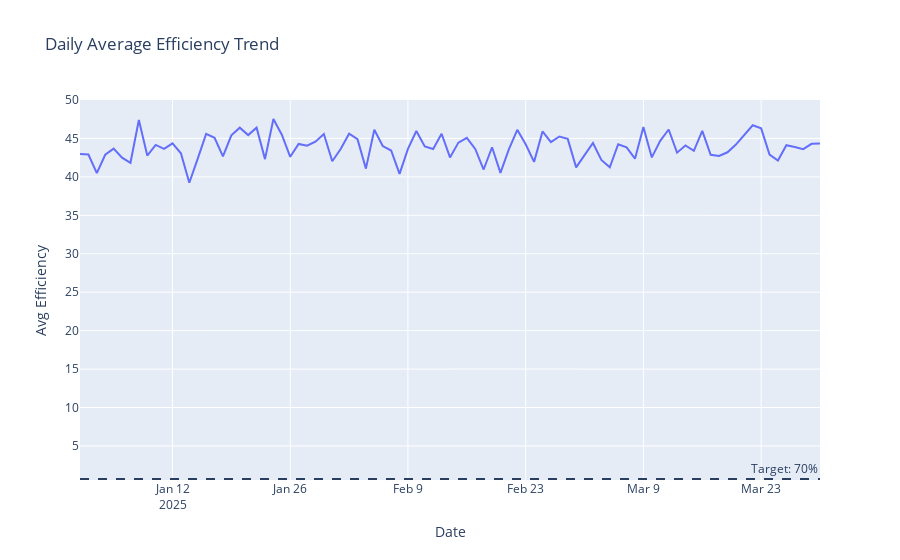

Notebook source saved alongside this figure:
### Markdown cell above
<a id="testing"></a>
## 3. Component Testing

Testing the visualizations that will be used in the Streamlit dashboard.

### Code cell
# Test: Efficiency trend chart
fig = px.line(
    daily_metrics,
    x='date',
    y='avg_efficiency',
    title='Daily Average Efficiency Trend',
    labels={'avg_efficiency': 'Avg Efficiency', 'date': 'Date'}
)
fig.add_hline(y=0.7, line_dash="dash", annotation_text="Target: 70%")
fig.show()

### Figure 1 — Plotly figure (JSON) as saved in the notebook; plotly's stock layout.template omitted (floating-point values rounded to 4 significant figures)
{"data": [{"hovertemplate": "Date=%{x}<br>Avg Efficiency=%{y}<extra></extra>", "legendgroup": "", "line": {"color": "#636efa", "dash": "solid"}, "marker": {"symbol": "circle"}, "mode": "lines", "name": "", "orientation": "v", "showlegend": false, "type": "scatter", "x": ["2025-01-01", "2025-01-02", "2025-01-03", "2025-01-04", "2025-01-05", "2025-01-06", "2025-01-07", "2025-01-08", "2025-01-09", "2025-01-10", "2025-01-11", "2025-01-12", "2025-01-13", "2025-01-14", "2025-01-15", "2025-01-16", "2025-01-17", "2025-01-18", "2025-01-19", "2025-01-20", "2025-01-21", "2025-01-22", "2025-01-23", "2025-01-24", "2025-01-25", "2025-01-26", "2025-01-27", "2025-01-28", "2025-01-29", "2025-01-30", "2025-01-31", "2025-02-01", "2025-02-02", "2025-02-03", "2025-02-04", "2025-02-05", "2025-02-06", "2025-02-07", "2025-02-08", "2025-02-09", "2025-02-10", "2025-02-11", "2025-02-12", "2025-02-13", "2025-02-14", "2025-02-15", "2025-02-16", "2025-02-17", "2025-02-18", "2025-02-19", "2025-02-20", "2025-02-21", "2025-02-22", "2025-02-23", "2025-02-24", "2025-02-25", "2025-02-26", "2025-02-27", "2025-02-28", "2025-03-01", "2025-03-02", "2025-03-03", "2025-03-04", "2025-03-05", "2025-03-06", "2025-03-07", "2025-03-08", "2025-03-09", "2025-03-10", "2025-03-11", "2025-03-12", "2025-03-13", "2025-03-14", "2025-03-15", "2025-03-16", "2025-03-17", "2025-03-18", "2025-03-19", "2025-03-20", "2025-03-21", "2025-03-22", "2025-03-23", "2025-03-24", "2025-03-25", "2025-03-26", "2025-03-27", "2025-03-28", "2025-03-29", "2025-03-30"], "xaxis": "x", "y": [42.97, 42.9, 40.48, 42.88, 43.67, 42.49, 41.83, 47.39, 42.77, 44.15, 43.63, 44.36, 43.07, 39.23, 42.38, 45.6, 45.08, 42.65, 45.4, 46.4, 45.44, 46.4, 42.31, 47.53, 45.48, 42.61, 44.28, 44.05, 44.57, 45.58, 42.03, 43.61, 45.62, 44.9, 41.07, 46.13, 44.01, 43.43, 40.38, 43.64, 45.96, 43.96, 43.62, 45.61, 42.52, 44.45, 45.07, 43.63, 40.95, 43.85, 40.52, 43.57, 46.12, 44.23, 41.95, 45.91, 44.53, 45.25, 44.94, 41.23, 42.83, 44.4, 42.2, 41.25, 44.25, 43.83, 42.37, 46.47, 42.53, 44.69, 46.16, 43.15, 44.08, 43.38, 45.98, 42.87, 42.71, 43.2, 44.2, 45.42, 46.72, 46.31, 42.9, 42.11, 44.11, 43.88, 43.61, 44.3, 44.33], "yaxis": "y"}], "layout": {"annotations": [{"showarrow": false, "text": "Target: 70%", "x": 1, "xanchor": "right", "xref": "x domain", "y": 0.7, "yanchor": "bottom", "yref": "y"}], "legend": {"tracegroupgap": 0}, "shapes": [{"line": {"dash": "dash"}, "type": "line", "x0": 0, "x1": 1, "xref": "x domain", "y0": 0.7, "y1": 0.7, "yref": "y"}], "title": {"text": "Daily Average Efficiency Trend"}, "xaxis": {"anchor": "y", "domain": [0, 1], "title": {"text": "Date"}}, "yaxis": {"anchor": "x", "domain": [0, 1], "title": {"text": "Avg Efficiency"}}}}
